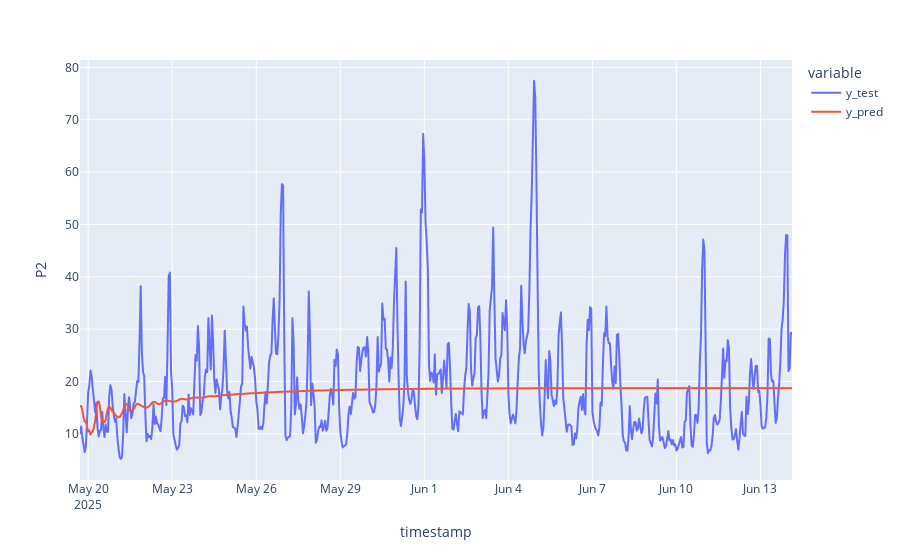

The notebook cell this image was saved under:
### Code cell
fig = px.line(df_pred_test, labels={"value": "P2"})
fig.show()

### Figure 1 — Plotly figure (JSON) as saved in the notebook; plotly's stock layout.template omitted (floating-point values rounded to 4 significant figures; data arrays with more than 128 entries replaced by an {"elided": "..."} marker saying what was removed)
{"data": [{"hovertemplate": "variable=y_test<br>timestamp=%{x}<br>P2=%{y}<extra></extra>", "legendgroup": "y_test", "line": {"color": "#636efa", "dash": "solid"}, "marker": {"symbol": "circle"}, "mode": "lines", "name": "y_test", "showlegend": true, "type": "scattergl", "x": {"elided": "611 str values"}, "xaxis": "x", "y": {"elided": "611 float values"}, "yaxis": "y"}, {"hovertemplate": "variable=y_pred<br>timestamp=%{x}<br>P2=%{y}<extra></extra>", "legendgroup": "y_pred", "line": {"color": "#EF553B", "dash": "solid"}, "marker": {"symbol": "circle"}, "mode": "lines", "name": "y_pred", "showlegend": true, "type": "scattergl", "x": {"elided": "611 str values"}, "xaxis": "x", "y": {"elided": "611 float values"}, "yaxis": "y"}], "layout": {"legend": {"title": {"text": "variable"}, "tracegroupgap": 0}, "margin": {"t": 60}, "xaxis": {"anchor": "y", "domain": [0, 1], "title": {"text": "timestamp"}}, "yaxis": {"anchor": "x", "domain": [0, 1], "title": {"text": "P2"}}}}
